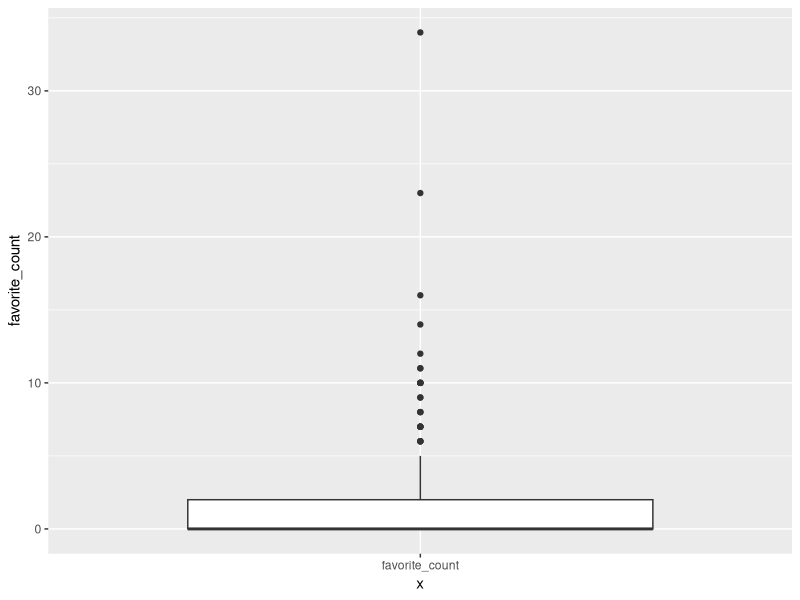

The R source for this figure:
## ---- chunk 1
knitr::opts_chunk$set(echo = TRUE)
## ---- chunk 2
library(tidyverse)

# 1 : do some initial data exploration
codeclan_tweets <- read_csv("data/code_clan_tweets.csv")
view(codeclan_tweets)
dim(codeclan_tweets)
names(codeclan_tweets)
## ---- chunk 3
# 2 : use a box plot to see if we have outliers in the favourite_count column
ggplot(codeclan_tweets, aes(x = "favorite_count", favorite_count)) + 
  geom_boxplot()
## ---- chunk 4
# 3 : count total number of favourites
codeclan_tweets %>%
  filter(is_quote == FALSE) %>%
  summarise(total = sum(favorite_count))
## ---- chunk 5
# 4 : summarise mean number of retweets by source platform
codeclan_tweets %>%
  filter(is_quote == FALSE) %>%
  group_by(source) %>%
  summarise(average_retweet = mean(retweet_count))
## ---- chunk 6
# 5 : count the number of likes by media type, and arrange them from most likes to least 
codeclan_tweets %>%
  mutate(media_type2 = replace_na(media_type, "text")) %>%
  group_by(media_type2) %>%
  summarise(favourite_count_total = sum(favorite_count)) %>%
  arrange(desc(favourite_count_total))
## ---- chunk 7
# 6 : find the mean number of characters a tweet contains
codeclan_tweets %>%
  summarise(avg_tweet_length = mean(display_text_width))
## ---- chunk 8
# 7 : join where there is a tweet 
codeclan_info <- read_csv("data/code_clan_info.csv")
names(codeclan_info)
codeclan_all <- left_join(codeclan_tweets,codeclan_info, by = "tweet_id")
## ---- chunk 9
# 8 : create a variable which has all the hashtags in lowercase for analysis
codeclan_hashtags <- codeclan_all%>% 
  select(tweet_id, hashtags) %>%
  mutate(lowcase_hashtag = str_to_lower(hashtags)) %>%
  select(-hashtags) %>%
  drop_na(lowcase_hashtag)

codeclan_hashtags
## ---- chunk 10
# 9 : use the str_sub function to get the first 2 letters of each tweet
hashtags_multiple <- codeclan_hashtags %>% 
  mutate(first_letters = str_sub(lowcase_hashtag, 1, 2)) %>%
  filter(str_detect(first_letters, "c\\("))

hashtags_multiple
## ---- chunk 11
# question 10: Use the str_detect() function to find all cases where a tweet text mentions edinburgh, and count in how many tweets it appears
codeclan_tweets %>%
  mutate(lowcase_tweets = str_to_lower(text)) %>%
  filter(str_detect(lowcase_tweets, "edinburgh")) %>%
  summarise(count = n())
## ---- chunk 12
# question 11: use str_extract_all and regex to find usernames
user_pattern <- "@[a-zA-Z0-9_]+"
tweets <- codeclan_tweets %>% 
  select(text)
head(str_extract_all(tweets$text, user_pattern))
